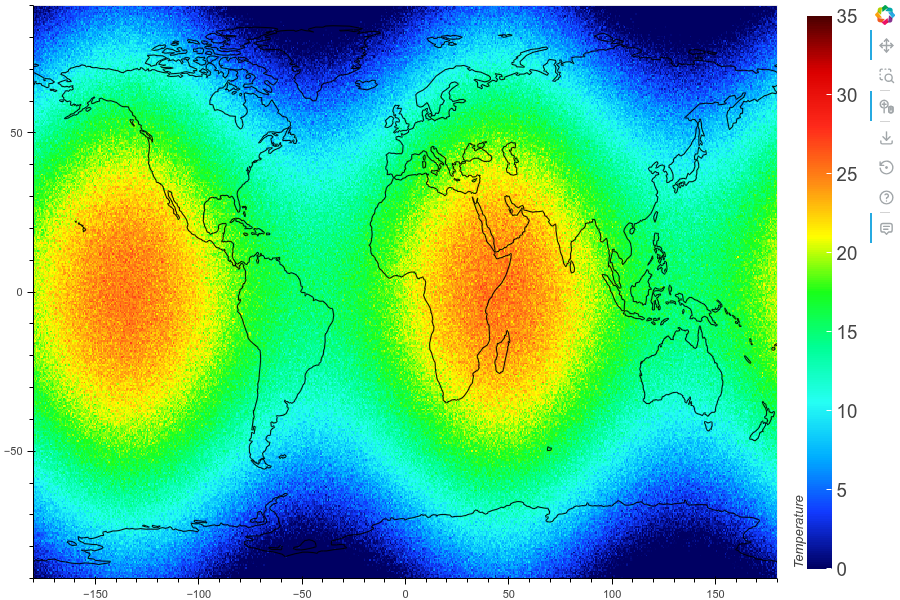

This chart was generated by the following Python code:
import numpy as np
from bokeh.plotting import figure, show, curdoc
from bokeh.models import LinearColorMapper, BasicTicker, ColorBar
from bokeh.palettes import linear_palette, interp_palette
from bokeh.models import ColumnDataSource, CustomJS,Circle, HoverTool, Div, DatetimeTickFormatter, NumeralTickFormatter, TextAreaInput
from bokeh_rocks import save_plot,apply_theme, hovfun

# Generate example data
longitudes = np.linspace(-180, 180, 576)
latitudes = np.linspace(-90, 90, 361)
LON, LAT = np.meshgrid(longitudes, latitudes)

# Create sample temperature data
temperatures = 20 * np.cos(np.radians(LAT)) + \
              5 * np.sin(np.radians(2 * LON)) + \
              np.random.normal(0, 1, LAT.shape)

mike2=('#000063','#123aff','#00aeff','#26fff4','#00ff95','#19ff19','#ffff00','#ff8a15','#ff2a1b','#db0000','#4b0000')
bo_mike2 = interp_palette(mike2, 255)

lats = np.repeat(latitudes, len(longitudes))
lons = np.tile(longitudes, len(latitudes))
s1 = ColumnDataSource(data={'image': [temperatures], 'latitudes': [lats], 'longitudes': [lons]})

def crd():
  import cartopy.feature as cf,numpy as np
  # create the list of coordinates separated by nan to avoid connecting the lines
  x_coords = []
  y_coords = []
  for coord_seq in cf.COASTLINE.geometries():
      x_coords.extend([k[0] for k in coord_seq.coords] + [np.nan])
      y_coords.extend([k[1] for k in coord_seq.coords] + [np.nan])
  return x_coords,y_coords,#x_coords2,y_coords2
x_coords,y_coords=[i for i in crd()]


color_mapper= LinearColorMapper(palette=bo_mike2, low=0, high=35)

plot = figure(x_range=(-180,180), y_range=(-90,90),active_scroll="wheel_zoom", output_backend="webgl",width=900)
r=plot.image(image='image', color_mapper=color_mapper, x=min(longitudes),
     y=min(latitudes),
     dw=max(longitudes) - min(longitudes),
     dh=max(latitudes) - min(latitudes),source = s1)
color_bar = ColorBar(color_mapper= color_mapper, title="Temperature", ticker= BasicTicker(),location=(0,0));     plot.add_layout(color_bar, 'right')
color_bar.major_label_text_font_size = "14pt"
plot.line(x = x_coords,y = y_coords, line_width=1, line_color='black')

plot.add_tools(HoverTool(renderers = [r],tooltips=hovfun("""<i>Temp:</i> <b>@image</b> <br> <i>lat:</i> <b>@latitudes</b><br> <i>lon:</i> <b>@longitudes</b>"""))) 

show(plot)
save_plot(plot, "output/image_01")
